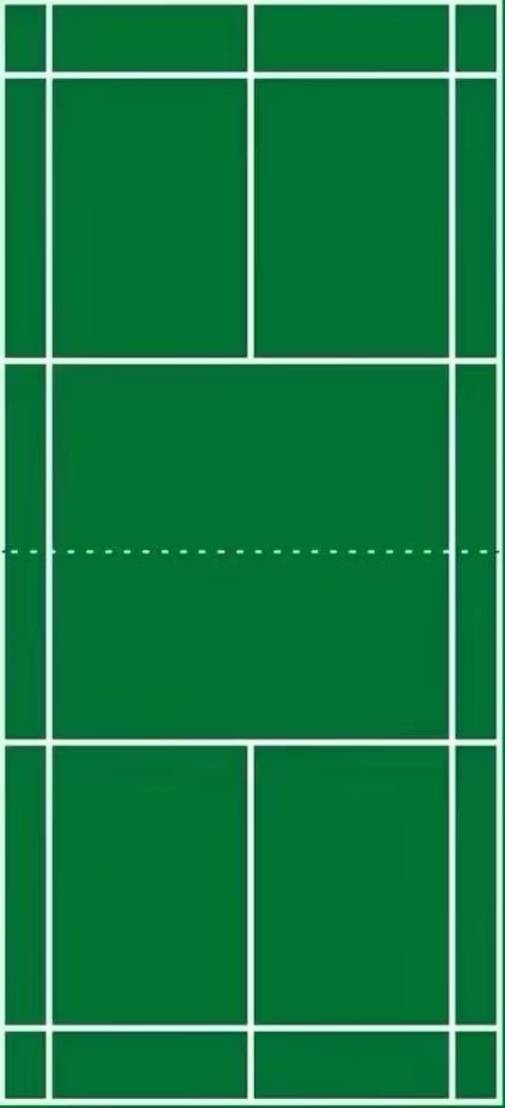
#> input picture badminton_pose/court.jpg, 505 x 1108 px; its folder holds only this picture in this run
$ python -i court_detector.py   (imports and definitions only)
#> lines starting #> are read from the running program, lines starting #| are printed output that depends on the picture; after the words box and inside, x2 and y2 are one past the last pixel; in counts of white or black regions, pixels touching at a corner belong together
### badminton_pose/config.py
# -*- coding: utf-8 -*-
"""
项目配置文件 - 羽毛球运动姿态识别系统
统一管理所有超参数、路径、类别信息
"""

import os
import numpy as np

# ============================================================
# 路径配置
# ============================================================
PROJECT_ROOT = os.path.dirname(os.path.abspath(__file__))

# 原始视频数据集根目录（18个子文件夹，每个对应一个动作类别）
VIDEO_ROOT = r"/home/labq/deeplearning/VideoBadminton_Dataset/VideoBadminton_Dataset"

# 输出目录
OUTPUT_DIR = os.path.join(PROJECT_ROOT, "outputs")
KEYPOINTS_DIR = os.path.join(OUTPUT_DIR, "keypoints")       # 提取的关键点numpy
DATASETS_DIR = os.path.join(OUTPUT_DIR, "datasets")          # 构建好的LSTM数据集
MODELS_DIR = os.path.join(OUTPUT_DIR, "models")              # 模型权重
CURVES_DIR = os.path.join(OUTPUT_DIR, "curves")              # 训练曲线图
LOGS_DIR = os.path.join(PROJECT_ROOT, "logs")

for d in [OUTPUT_DIR, KEYPOINTS_DIR, DATASETS_DIR, MODELS_DIR, CURVES_DIR, LOGS_DIR]:
    os.makedirs(d, exist_ok=True)

# ============================================================
# YOLOv8-Pose 配置
# ============================================================
YOLO_MODEL = "yolov8n-pose.pt"        # 使用yolov8n-pose（nano模型，CPU友好）
YOLO_CONF = 0.50                       # 检测置信度阈值（过滤低质量检测）
YOLO_IOU = 0.45                        # NMS IoU阈值
YOLO_IMG_SIZE = 320                    # 推理图像尺寸（降低加速CPU推理）
PERSON_CONF = 0.60                     # 人物关键点最低置信度（过滤抖动点）
KEYPOINT_DIM = 17                      # COCO 17个关键点
KEYPOINT_VIS_DIM = 3                   # 每个关键点 (x, y, visibility)

# ============================================================
# 视频采样与降噪配置
# ============================================================
SAMPLE_INTERVAL = 1                    # 采样间隔（1=全采样，适配短视频数据集）
SMOOTH_WINDOW = 3                      # 滑动窗口中值滤波窗口大小（帧数少用小窗口）
ANOMALY_THRESHOLD = 50.0               # 相邻帧关键点位移异常阈值（像素）
INTERP_METHOD = "linear"               # 插值方法

# ============================================================
# 特征工程配置
# ============================================================
# 6组关节夹角定义：(顶点索引, 端点1索引, 端点2索引)
# 基于COCO 17关键点索引: 0=nose, 1=left_eye, 2=right_eye, 3=left_ear, 4=right_ear,
#   5=left_shoulder, 6=right_shoulder, 7=left_elbow, 8=right_elbow,
#   9=left_wrist, 10=right_wrist, 11=left_hip, 12=right_hip,
#   13=left_knee, 14=right_knee, 15=left_ankle, 16=right_ankle
JOINT_ANGLES = {
    "left_shoulder_angle":  (5, 7, 11),   # 左肩角：肘-肩-髋
    "right_shoulder_angle": (6, 8, 12),   # 右肩角：肘-肩-髋
    "left_elbow_angle":     (7, 5, 9),    # 左肘角：肩-肘-腕
    "right_elbow_angle":    (8, 6, 10),   # 右肘角：肩-肘-腕
    "left_hip_angle":       (11, 5, 13),  # 左髋角：肩-髋-膝
    "right_hip_angle":      (12, 6, 14),  # 右髋角：肩-髋-膝
    "left_knee_angle":      (13, 11, 15), # 左膝角：髋-膝-踝
    "right_knee_angle":     (14, 12, 16), # 右膝角：髋-膝-踝
    "left_torso_angle":     (5, 11, 13),  # 左躯干倾斜角
    "right_torso_angle":    (6, 12, 14),  # 右躯干倾斜角
}

# 特征维度计算
COORD_FEATURES = KEYPOINT_DIM * 2        # 17个点的归一化x,y = 34
ANGLE_FEATURES = len(JOINT_ANGLES)        # 10个关节夹角
VELOCITY_FEATURES = KEYPOINT_DIM * 2      # 34维坐标速度（帧间差分）
ACCELERATION_FEATURES = KEYPOINT_DIM * 2  # 34维坐标加速度（二阶差分）
ANGULAR_VELOCITY_FEATURES = len(JOINT_ANGLES)  # 10维角速度
GEOMETRIC_FEATURES = 6                    # 髋肩扭转+站姿宽度+左右腕肩偏移+左右臂不对称
TOTAL_FEATURES = (COORD_FEATURES + ANGLE_FEATURES + VELOCITY_FEATURES
                  + ACCELERATION_FEATURES + ANGULAR_VELOCITY_FEATURES
                  + GEOMETRIC_FEATURES)  # 128维/帧

# ============================================================
# 滑动窗口与数据集配置
# ============================================================
SEQ_LENGTH = 15                          # 每个样本的帧数（增加时序信息）
SEQ_STRIDE = 3                           # 滑动窗口步长（更多重叠样本）
TRAIN_RATIO = 0.70                       # 训练集比例
VAL_RATIO = 0.15                         # 验证集比例
TEST_RATIO = 0.15                        # 测试集比例
RANDOM_SEED = 42                         # 随机种子

# ============================================================
# 数据增强配置
# ============================================================
AUG_KPT_SHIFT_RANGE = 5.0               # 关键点微小偏移范围（像素）
AUG_ANGLE_PERTURB_RANGE = 5.0           # 角度扰动范围（度）
AUG_PROB = 0.5                          # 数据增强概率
AUG_TEMPORAL_FLIP = True                # 时序翻转增强


# ============================================================
# 模型选择
# ============================================================
MODEL_TYPE = 'BiLSTM'                    # 模型类型: 'BiLSTM' 或 'Transformer'


# ============================================================
# BiLSTM 模型配置
# ============================================================
LSTM_HIDDEN_SIZE = 96                    # LSTM隐藏层大小（降低以减少过拟合）
LSTM_NUM_LAYERS = 2                      # LSTM层数（双层，注意力池化）
ATTN_NUM_HEADS = 8                       # 多头自注意力头数 (必须能被 LSTM_HIDDEN_SIZE*2 整除)
FC_HIDDEN_SIZE = 96                      # 全连接层隐藏大小
DROPOUT_RATE = 0.3                       # Dropout比率
USE_BATCHNORM = True                     # 是否使用BatchNorm


# ============================================================
# Transformer 模型配置
# ============================================================
TRANSFORMER_MODEL_DIM = 128              # Transformer模型维度 (d_model)
TRANSFORMER_N_HEADS = 8                  # 多头注意力头数 (必须能整除MODEL_DIM)
TRANSFORMER_N_LAYERS = 4                 # Transformer编码器层数


# ============================================================
# 训练配置
# ============================================================
BATCH_SIZE = 64                          # 批次大小
LEARNING_RATE = 5e-4                     # 初始学习率（降低以稳定训练）
WEIGHT_DECAY = 1e-4                      # 权重衰减
NUM_EPOCHS = 120                         # 最大训练轮数
EARLY_STOP_PATIENCE = 25                 # 早停耐心值
WARMUP_EPOCHS = 8                        # 线性warmup轮数
LABEL_SMOOTHING = 0.1                    # 标签平滑系数
MIN_LR = 1e-6                            # 最小学习率
NUM_WORKERS = 0                          # DataLoader工作线程（CPU单线程更快）

# ============================================================
# 类别配置
# ============================================================
CLASS_NAMES = None  # 在运行时从文件夹动态加载
NUM_CLASSES = None  # 在运行时动态确定

def load_class_names():
    """从视频目录动态加载类别名称并编号"""
    global CLASS_NAMES, NUM_CLASSES
    dirs = sorted([d for d in os.listdir(VIDEO_ROOT)
                   if os.path.isdir(os.path.join(VIDEO_ROOT, d))])
    CLASS_NAMES = dirs
    NUM_CLASSES = len(dirs)
    return CLASS_NAMES

# ============================================================
# 球场检测配置
# ============================================================
COURT_HSV_LOWER = np.array([30, 40, 40])      # 绿色球场 HSV 下界
COURT_HSV_UPPER = np.array([85, 255, 255])    # 绿色球场 HSV 上界
COURT_CANNY_LOW = 50                           # Canny 边缘检测低阈值
COURT_CANNY_HIGH = 150                         # Canny 边缘检测高阈值
COURT_HOUGH_THRESHOLD = 80                     # Hough 线段投票阈值
COURT_HOUGH_MIN_LINE_LENGTH = 100              # 最短线段长度（像素）
COURT_HOUGH_MAX_LINE_GAP = 20                  # 最大线段间隙（像素）
COURT_RANSAC_THRESHOLD = 5.0                   # RANSAC 内点阈值（像素）
COURT_ANGLE_TOLERANCE = 15.0                   # 线段角度容差（度）

# 标准羽毛球双打场地尺寸（米）
COURT_LENGTH_M = 13.4                          # 长轴
COURT_WIDTH_M = 6.1                            # 短轴
NET_POSITION_M = 6.7                           # 球网距两端距离
COURT_CORNERS_REAL = np.array([                # 标准球场四角 (x, y) 米制
    [0, 0],                                     # 左上
    [COURT_LENGTH_M, 0],                        # 右上
    [COURT_LENGTH_M, COURT_WIDTH_M],            # 右下
    [0, COURT_WIDTH_M],                         # 左下
], dtype=np.float32)

# 俯视图画布尺寸（像素）
BIRDEYE_WIDTH = 600
BIRDEYE_HEIGHT = 280

# 热力图显示尺寸（像素）
HEATMAP_WIDTH = 400
HEATMAP_HEIGHT = 200

# 资源文件路径
COURT_TEMPLATE_PATH = '/home/labq/deeplearning/badminton_pose/court.jpg'

# ============================================================
# 羽毛球检测配置
# ============================================================
BALL_MODEL = "yolo11s-ball.pt"                  # 羽毛球专用检测模型（优先）
BALL_MODEL_FALLBACK = "yolov8n.pt"              # 备用通用模型
BALL_CONF = 0.1                                # 低阈值检测小目标
BALL_IMG_SIZE = 640                            # 球检测输入尺寸
BALL_IOU = 0.45                                # NMS IoU 阈值
BALL_MAX_AREA = 500                            # 球最大面积（像素²）
BALL_TRACK_MAX_DISAPPEARED = 15                # 丢失目标最大保留帧数
BALL_TRACK_MAX_DISTANCE = 80                   # 关联匹配最大像素距离
KALMAN_PROCESS_NOISE = 0.03                    # 卡尔曼过程噪声
KALMAN_MEASUREMENT_NOISE = 4.0                 # 卡尔曼观测噪声
TRAJECTORY_FIT_ORDER = 2                       # 轨迹多项式阶数（2=抛物线）
TRAJECTORY_MIN_POINTS = 4                      # 拟合最少点数
LANDING_PREDICTION_FRAMES = 30                 # 预测未来帧数

# ============================================================
# 热力图配置
# ============================================================
HEATMAP_KDE_BANDWIDTH = 0.3                    # KDE 带宽（米）
HEATMAP_RESOLUTION = 200                       # 网格分辨率
HEATMAP_BLUR_KERNEL = 31                       # 高斯模糊核（奇数）
HEATMAP_ALPHA = 0.6                            # 叠加透明度

# ============================================================
# 深度分析 GUI 配置
# ============================================================
DEEP_ANALYSIS_WINDOW_W = 1600
DEEP_ANALYSIS_WINDOW_H = 950
DEEP_ANALYSIS_CAMERA_INDEX = 0

# 预加载类别
try:
    load_class_names()
except Exception:
    pass

### badminton_pose/modules/court_detector.py
# -*- coding: utf-8 -*-
"""
球场检测模块
自动检测羽毛球场地标线，计算透视变换矩阵
支持手动4点标定回退
"""

import cv2
import numpy as np
import sys
import os

sys.path.append(os.path.dirname(os.path.dirname(os.path.abspath(__file__))))
import config


class CourtDetector:
    """
    球场检测器
    通过 HSV 颜色过滤 → Canny 边缘 → Hough 线段 → 交点聚类 → 角点排序
    自动检测球场四角并计算透视变换矩阵
    """

    def __init__(self):
        """初始化球场检测器，加载配置参数"""
        self.hsv_lower = config.COURT_HSV_LOWER
        self.hsv_upper = config.COURT_HSV_UPPER
        self.canny_low = config.COURT_CANNY_LOW
        self.canny_high = config.COURT_CANNY_HIGH
        self.hough_threshold = config.COURT_HOUGH_THRESHOLD
        self.hough_min_line = config.COURT_HOUGH_MIN_LINE_LENGTH
        self.hough_max_gap = config.COURT_HOUGH_MAX_LINE_GAP
        self.angle_tol = config.COURT_ANGLE_TOLERANCE

    def detect_court(self, frame):
        """
        检测球场角点并计算透视变换矩阵
        自动检测失败时使用基于帧尺寸的默认映射（保证热力图可用）

        Args:
            frame: BGR 图像

        Returns:
            dict: {
                'corners': np.ndarray (4,2) float32 或 None,
                'homography_warp': np.ndarray (3,3) 像素→俯视图像素 或 None,
                'homography_court': np.ndarray (3,3) 像素→米制坐标 或 None,
                'success': bool
            }
        """
        corners = self._auto_detect(frame)

        if corners is None:
            # 自动检测失败，使用基于帧尺寸的默认映射
            h, w = frame.shape[:2]
            corners = self._default_corners(w, h)
            H_warp, H_court = self.compute_homography(corners)
            return {
                'corners': corners,
                'homography_warp': H_warp,
                'homography_court': H_court,
                'success': True,
                'fallback': True
            }

        H_warp, H_court = self.compute_homography(corners)
        return {
            'corners': corners,
            'homography_warp': H_warp,
            'homography_court': H_court,
            'success': True,
            'fallback': False
        }

    def _default_corners(self, frame_w, frame_h):
        """
        基于帧尺寸生成默认球场角点
        假设球场占据画面中心约80%区域

        Args:
            frame_w, frame_h: 帧宽高

        Returns:
            np.ndarray (4,2) float32
        """
        margin_x = frame_w * 0.10
        margin_y = frame_h * 0.10
        return np.array([
            [margin_x, margin_y],
            [frame_w - margin_x, margin_y],
            [frame_w - margin_x, frame_h - margin_y],
            [margin_x, frame_h - margin_y],
        ], dtype=np.float32)

    def _auto_detect(self, frame):
        """
        自动检测球场四角

        Pipeline: HSV掩膜 → 形态学 → Canny → HoughLinesP → 交点聚类

        Args:
            frame: BGR 图像

        Returns:
            np.ndarray (4,2) float32 或 None
        """
        hsv = cv2.cvtColor(frame, cv2.COLOR_BGR2HSV)
        mask = cv2.inRange(hsv, self.hsv_lower, self.hsv_upper)

        # 形态学去噪
        kernel = cv2.getStructuringElement(cv2.MORPH_RECT, (5, 5))
        mask = cv2.morphologyEx(mask, cv2.MORPH_OPEN, kernel)
        mask = cv2.morphologyEx(mask, cv2.MORPH_CLOSE, kernel)

        # Canny 边缘检测
        edges = cv2.Canny(mask, self.canny_low, self.canny_high)

        # Hough 线段检测
        lines = cv2.HoughLinesP(
            edges, 1, np.pi / 180,
            threshold=self.hough_threshold,
            minLineLength=self.hough_min_line,
            maxLineGap=self.hough_max_gap
        )

        if lines is None or len(lines) < 2:
            return None

        # 按角度筛选：保留近似水平或垂直的线段
        h_lines, v_lines = self._filter_lines_by_angle(lines)

        if len(h_lines) < 1 or len(v_lines) < 1:
            return None

        # 计算所有水平线和垂直线的交点
        intersections = []
        for hl in h_lines:
            for vl in v_lines:
                pt = self._line_intersection(hl, vl)
                if pt is not None:
                    # 检查交点是否在图像范围内
                    h, w = frame.shape[:2]
                    if 0 <= pt[0] <= w and 0 <= pt[1] <= h:
                        intersections.append(pt)

        if len(intersections) < 4:
            return None

        intersections = np.array(intersections, dtype=np.float32)

        # K-means 聚类为 4 个角点
        corners = self._cluster_corners(intersections)
        if corners is None:
            return None

        # 排序角点：TL, TR, BR, BL
        corners = self._order_corners(corners)

        # 验证凸四边形 + 长宽比
        if not self._validate_corners(corners):
            return None

        return corners

    # [128 lines left out: functions _filter_lines_by_angle, _line_intersection, _cluster_corners, _order_corners, _validate_corners, not called in this run]

    def compute_homography(self, corners):
        """
        计算两组透视变换矩阵

        Args:
            corners: np.ndarray (4,2) 球场像素角点 TL/TR/BR/BL

        Returns:
            (H_warp, H_court):
                H_warp: 像素→俯视图像素（用于 warpPerspective 显示）
                H_court: 像素→球场米制坐标（用于坐标映射）
        """
        # 目标1：俯视图像素坐标
        dst_warp = np.array([
            [0, 0],
            [config.BIRDEYE_WIDTH, 0],
            [config.BIRDEYE_WIDTH, config.BIRDEYE_HEIGHT],
            [0, config.BIRDEYE_HEIGHT]
        ], dtype=np.float32)

        H_warp = cv2.getPerspectiveTransform(corners, dst_warp)

        # 目标2：标准球场米制坐标
        H_court = cv2.getPerspectiveTransform(corners, config.COURT_CORNERS_REAL)

        return H_warp, H_court

    # [55 lines left out: functions get_warp_corners, manual_court_selection, not called in this run]

>>> import cv2
>>> picture = cv2.imread('../court.jpg')
#> picture is the input picture: shape (1108, 505, 3); mean B, G, R 68.7, 123.6, 21.2
>>> result = CourtDetector().detect_court(picture)
#> in _auto_detect, `hsv = cv2.cvtColor(frame, cv2.COLOR_BGR2HSV)`: hsv: shape (1108, 505, 3); mean H, S, V 74.2, 227.2, 123.6
#> in _auto_detect, `mask = cv2.inRange(hsv, self.hsv_lower, self.hsv_upper)`:
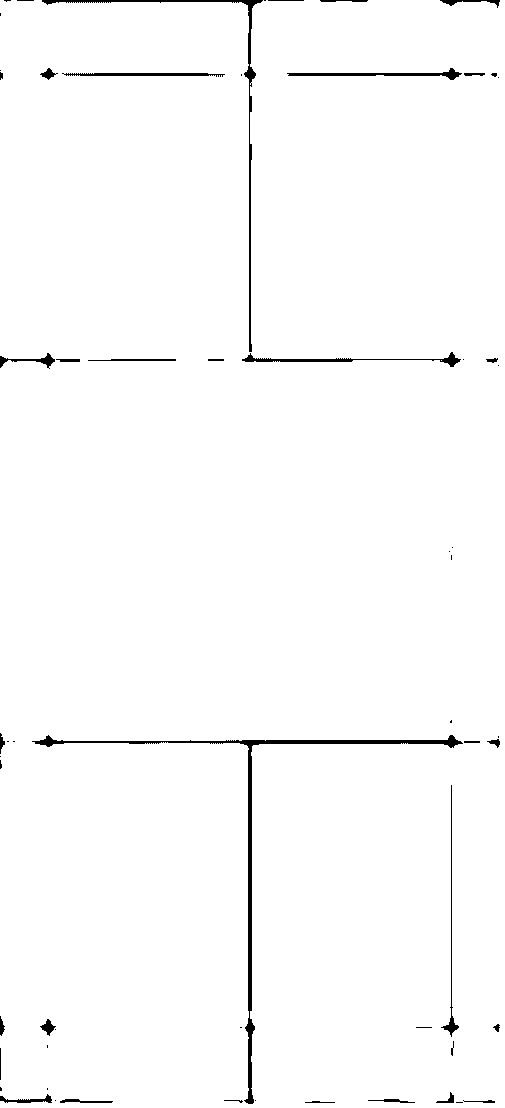
#> mask: shape (1108, 505); 98.5% white; 60 black regions (29 under 20 px), largest, box (x1, y1, x2, y2) and area: (32, 735, 463, 1104) 2950, (42, 0, 263, 352) 1365, (242, 352, 461, 367) 593
#> in _auto_detect, `mask = cv2.morphologyEx(mask, cv2.MORPH_OPEN, kernel)`: mask: shape (1108, 505); 98.5% white; 37 black regions (13 under 20 px), largest, box (x1, y1, x2, y2) and area: (32, 735, 480, 1104) 3073, (42, 0, 464, 367) 2078, (287, 68, 485, 80) 634
#> in _auto_detect, `mask = cv2.morphologyEx(mask, cv2.MORPH_CLOSE, kernel)`:
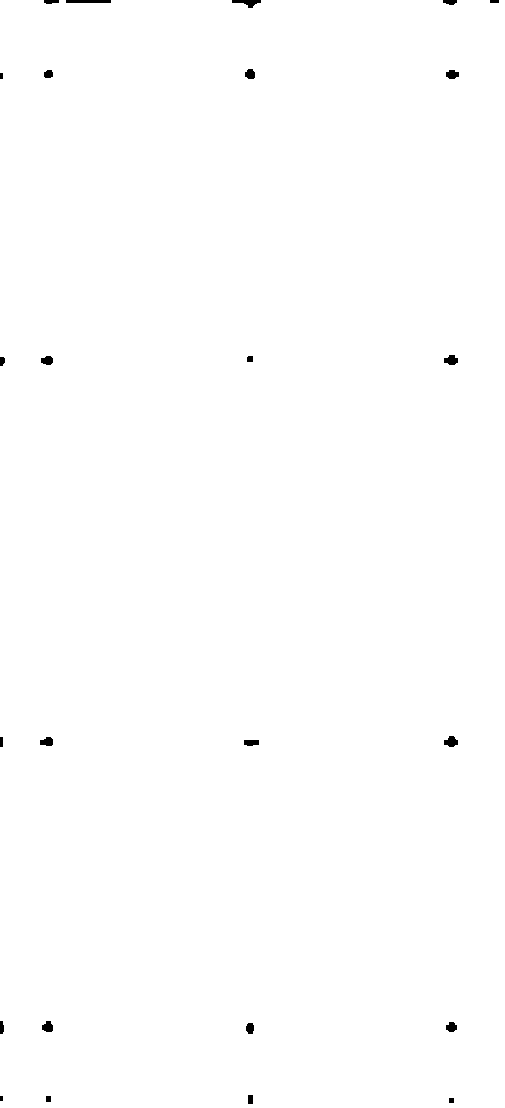
#> mask: shape (1108, 505); 99.7% white; 25 black regions (2 under 20 px), largest, box (x1, y1, x2, y2) and area: (66, 0, 111, 3) 135, (232, 0, 261, 8) 125, (444, 736, 458, 747) 108
#> in _auto_detect, `edges = cv2.Canny(mask, self.canny_low, self.canny_high)`:
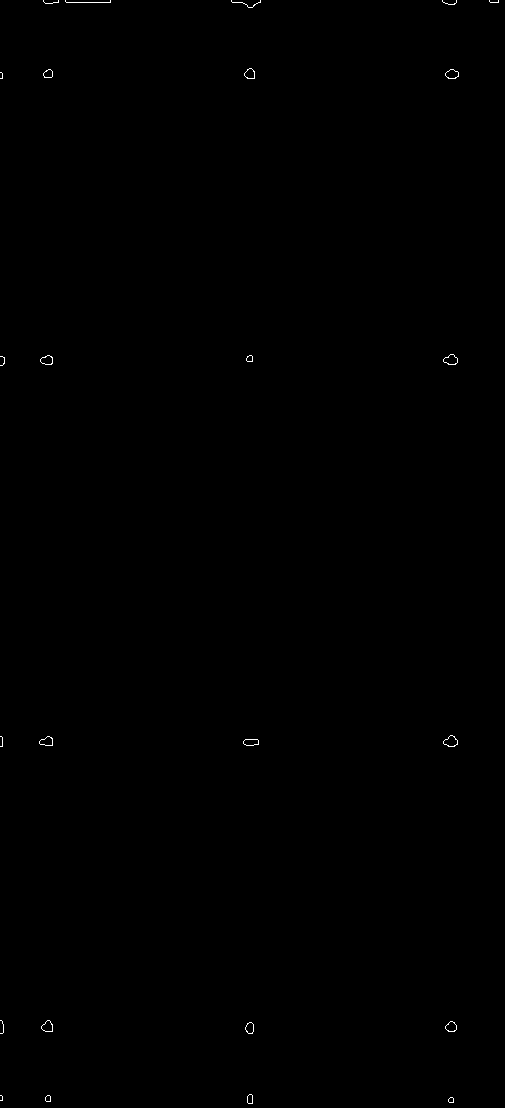
#> edges: shape (1108, 505); 0.12% white in thin lines or dots
#> in _auto_detect, `lines = cv2.HoughLinesP( edges, 1, np.pi / 180, threshold=self.hough_t..`: lines = None
#> result = 5 items
